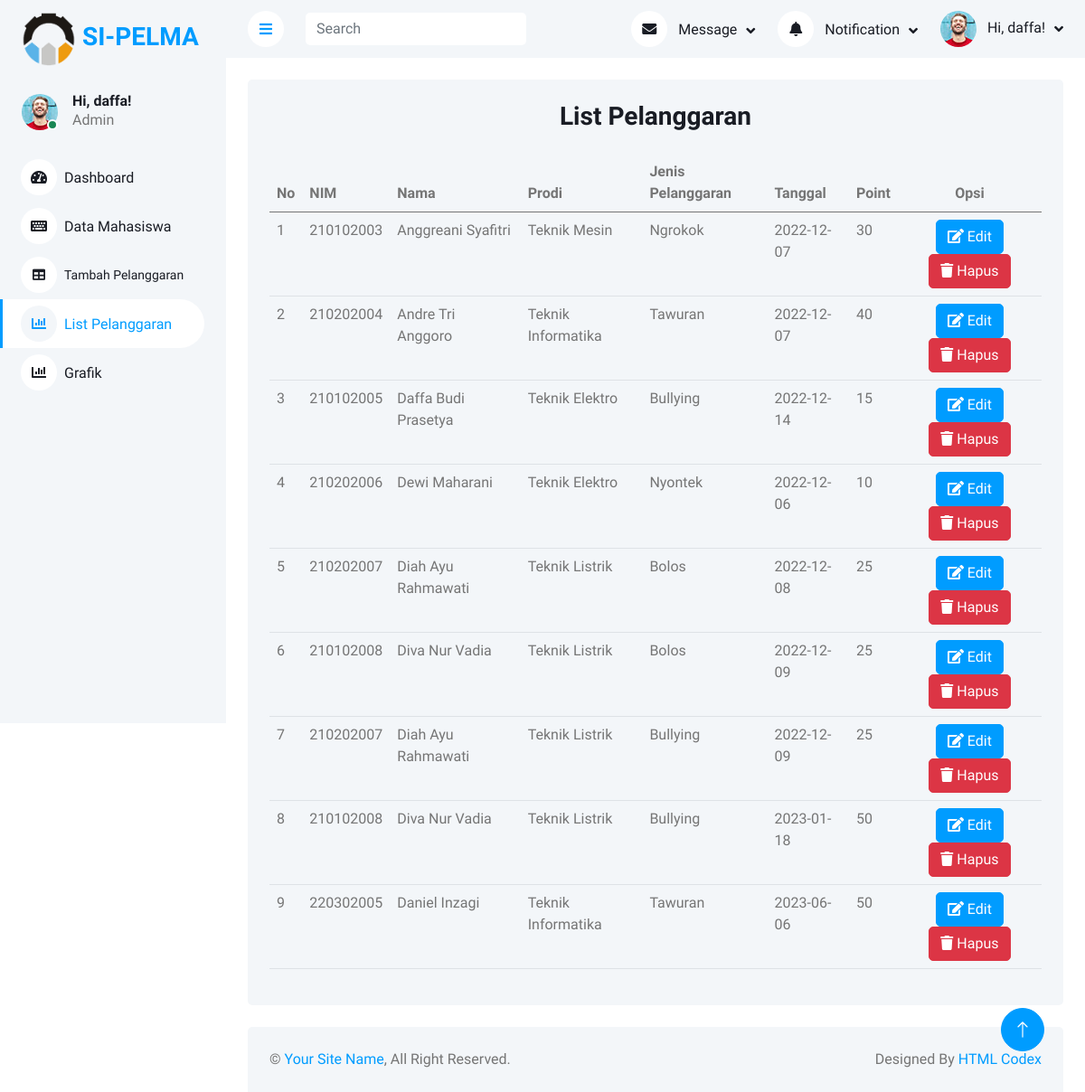
Page /dashboard/list_pelanggaran.php (signed in) on the committed database.
### tables this page shows
CREATE TABLE `pelanggaran` (
  `id_pelanggaran` int(11) NOT NULL,
  `nim` int(11) NOT NULL,
  `tanggal` date NOT NULL,
  `jenis_pelanggaran` varchar(100) NOT NULL,
  `point` int(3) NOT NULL
);

CREATE TABLE `mahasiswa` (
  `nim` int(11) NOT NULL,
  `nama` varchar(100) NOT NULL,
  `jk` varchar(20) NOT NULL,
  `prodi` varchar(100) NOT NULL,
  `alamat` varchar(100) NOT NULL
);

### function/functions.php (called while the page is built, shortened)
<?php
$conn = mysqli_connect("localhost", "root", "", "sipelma");
function queryListPelanggaran()
{
    global $conn;
    $query = "SELECT * FROM pelanggaran, mahasiswa WHERE pelanggaran.nim = mahasiswa.nim ORDER BY id_pelanggaran ASC";
    $result = mysqli_query($conn, $query);
    $rows = [];
    while ($row = mysqli_fetch_assoc($result)) {
        $rows[] = $row;
    }
    return $rows;
}

### dashboard/list_pelanggaran.php (the view, shortened to what this page needs)
<?php
require '../function/functions.php';
$pelanggaran = queryListPelanggaran();
?>
<!DOCTYPE html>
<html lang="en">
<head>
     <link href="https://cdnjs.cloudflare.com/ajax/libs/font-awesome/5.10.0/css/all.min.css" rel="stylesheet">
     <link href="https://cdn.jsdelivr.net/npm/bootstrap-icons@1.4.1/font/bootstrap-icons.css" rel="stylesheet">
     <link href="lib/owlcarousel/assets/owl.carousel.min.css" rel="stylesheet">
     <link href="lib/tempusdominus/css/tempusdominus-bootstrap-4.min.css" rel="stylesheet" />
     <link href="css/bootstrap.min.css" rel="stylesheet">
     <link href="css/style.css" rel="stylesheet">
</head>
<body>
     <div class="container-xxl position-relative bg-white d-flex p-0">
          <div class="sidebar pe-4 pb-3">
               <nav class="navbar bg-light navbar-light">
                    <a href="dashboard.php" class="navbar-brand mx-4 mb-3">
                         <h3 class="text-primary"> <img src="img/icon_pnc.png" alt="pnc"
                                   style="width: 60px; height: 60px;"> SI-PELMA</h3>
                    </a>
                    <div class="d-flex align-items-center ms-4 mb-4">
                         <div class="position-relative">
                              <img class="rounded-circle" src="img/user.jpg" alt="" style="width: 40px; height: 40px;">
                              <div
                                   class="bg-success rounded-circle border border-2 border-white position-absolute end-0 bottom-0 p-1">
                              </div>
                         </div>
                         <div class="ms-3">
                              <h6 class="mb-0"><span><?php echo 'Hi, ' . $_SESSION['username'] . '!' ?></span></h6>
                              <span>Admin</span>
                         </div>
                    </div>
                    <div class="navbar-nav w-100">
                         <a href="dashboard.php" class="nav-item nav-link"><i
                                   class="fa fa-tachometer-alt me-2"></i>Dashboard</a>
                         <a href="data_mahasiswa.php" class="nav-item nav-link"><i class="fa fa-keyboard me-2"></i>Data
                              Mahasiswa</a>
                         <a href="tambah_pelanggaran.php" class="nav-item nav-link" style="font-size: 14px;"><i
                                   class="fa fa-table me-2"></i>Tambah
                              Pelanggaran</a>
                         <a href="list_pelanggaran.php" class="nav-item nav-link active"><i
                                   class="fa fa-chart-bar me-2"></i>List
                              Pelanggaran</a>
                         <a href="grafik.php" class="nav-item nav-link"><i class="fa fa-chart-bar me-2"></i>Grafik</a>
                    </div>
               </nav>
          </div>
          <div class="content">
               <nav class="navbar navbar-expand bg-light navbar-light sticky-top px-4 py-0">
                    <a href="#" class="sidebar-toggler flex-shrink-0">
                         <i class="fa fa-bars"></i>
                    </a>
                    <form class="d-none d-md-flex ms-4">
                         <input class="form-control border-0" type="search" placeholder="Search">
                    </form>
                    <div class="navbar-nav align-items-center ms-auto">
                         <div class="nav-item dropdown">
                              <a href="#" class="nav-link dropdown-toggle" data-bs-toggle="dropdown">
                                   <i class="fa fa-envelope me-lg-2"></i>
                                   <span class="d-none d-lg-inline-flex">Message</span>
                              </a>
                         </div>
                         <div class="nav-item dropdown">
                              <a href="#" class="nav-link dropdown-toggle" data-bs-toggle="dropdown">
                                   <i class="fa fa-bell me-lg-2"></i>
                                   <span class="d-none d-lg-inline-flex">Notification</span>
                              </a>
                         </div>
                         <div class="nav-item dropdown">
                              <a href="#" class="nav-link dropdown-toggle" data-bs-toggle="dropdown">
                                   <img class="rounded-circle me-lg-2" src="img/user.jpg" alt=""
                                        style="width: 40px; height: 40px;">
                                   <span
                                        class="d-none d-lg-inline-flex"><span><?php echo 'Hi, ' . $_SESSION['username'] . '!' ?></span></span>
                              </a>
                         </div>
                    </div>
               </nav>
               <div class="container-fluid pt-4 px-4">
                    <div class="row g-4">
                         <div class="col-12">
                              <div class="bg-light rounded h-100 p-4">
                                   <h3 class="mb-4" style="text-align: center;">List Pelanggaran</h3>
                                   <div class="table-responsive">
                                        <table class="table table-stripped table-hover datatab">
                                             <thead>
                                                  <tr>
                                                       <th scope="col">No</th>
                                                       <th scope="col">NIM</th>
                                                       <th scope="col">Nama</th>
                                                       <th scope="col">Prodi</th>
                                                       <th scope="col">Jenis Pelanggaran</th>
                                                       <th scope="col">Tanggal</th>
                                                       <th scope="col">Point</th>
                                                       <th scope="col" style="text-align: center;">Opsi</th>
                                                  </tr>
                                             </thead>
                                             <?php $i = 1; ?>
                                             <tbody>
                                                  <?php
                                                  foreach ($pelanggaran as $row) {
                                                  ?>
                                                  <tr>
                                                       <td><?= $i; ?></td>
                                                       <td><?= $row["nim"]; ?></td>
                                                       <td><?= $row["nama"]; ?></td>
                                                       <td><?= $row["prodi"]; ?></td>
                                                       <td><?= $row["jenis_pelanggaran"]; ?></td>
                                                       <td><?= $row["tanggal"]; ?></td>
                                                       <td><?= $row["point"]; ?></td>
                                                       <td style="text-align: center;">
                                                            <a href="edit_pelanggaran.php?id_pelanggaran=<?= $row["id_pelanggaran"]; ?>"
                                                                 class="btn btn-primary"><i class="fas fa-edit"></i>
                                                                 Edit</a>
                                                            <a href="hapus_pelanggaran.php?id_pelanggaran=<?= $row["id_pelanggaran"]; ?>"
                                                                 onclick="return confirm('Yakin Anda Akan Mengahapus Data Ini?')"
                                                                 class="btn btn-danger"><i class="fas fa-trash"></i>
                                                                 Hapus</a>
                                                       </td>
                                                  </tr>
                                                  <?php $i++; ?>
                                                  <?php }
                                                  ?>
                                             </tbody>
                                        </table>
                                   </div>
                              </div>
                         </div>
                    </div>
               </div>
               <div class="container-fluid pt-4 px-4">
                    <div class="bg-light rounded-top p-4">
                         <div class="row">
                              <div class="col-12 col-sm-6 text-center text-sm-start">
                                   &copy; <a href="#">Your Site Name</a>, All Right Reserved.
                              </div>
                              <div class="col-12 col-sm-6 text-center text-sm-end">
                                   Designed By <a href="https://htmlcodex.com">HTML Codex</a>
                              </div>
                         </div>
                    </div>
               </div>
          </div>
          <a href="#" class="btn btn-lg btn-primary btn-lg-square back-to-top"><i class="bi bi-arrow-up"></i></a>
     </div>
</body>
</html>

### dashboard/css/style.css (style rules this page uses)
:root { --primary: #009CFF; --light: #F3F6F9; --dark: #191C24; }
.back-to-top { position: fixed; display: none; right: 45px; bottom: 45px; z-index: 99; }
.btn { transition: .5s; }
.btn.btn-primary { color: #FFFFFF; }
.btn-lg-square { width: 48px; height: 48px; }
.btn-square, .btn-sm-square, .btn-lg-square { padding: 0; display: inline-flex; align-items: center; justify-content: center; font-weight: normal; border-radius: 50px; }
.sidebar { position: fixed; top: 0; left: 0; bottom: 0; width: 250px; height: 100vh; overflow-y: auto; background: var(--light); transition: 0.5s; z-index: 999; }
.content { margin-left: 250px; min-height: 100vh; background: #FFFFFF; transition: 0.5s; }
@media (min-width: 992px) { .sidebar { margin-left: 0; } }
@media (min-width: 992px) { .content { width: calc(100% - 250px); } }
.sidebar .navbar .navbar-nav .nav-link { padding: 7px 20px; color: var(--dark); font-weight: 500; border-left: 3px solid var(--light); border-radius: 0 30px 30px 0; outline: none; }
.sidebar .navbar .navbar-nav .nav-link:hover, .sidebar .navbar .navbar-nav .nav-link.active { color: var(--primary); background: #FFFFFF; border-color: var(--primary); }
.sidebar .navbar .navbar-nav .nav-link i { width: 40px; height: 40px; display: inline-flex; align-items: center; justify-content: center; background: #FFFFFF; border-radius: 40px; }
.sidebar .navbar .navbar-nav .nav-link:hover i, .sidebar .navbar .navbar-nav .nav-link.active i { background: var(--light); }
.content .navbar .navbar-nav .nav-link { margin-left: 25px; padding: 12px 0; color: var(--dark); outline: none; }
.content .navbar .sidebar-toggler, .content .navbar .navbar-nav .nav-link i { width: 40px; height: 40px; display: inline-flex; align-items: center; justify-content: center; background: #FFFFFF; border-radius: 40px; }
.content .navbar .dropdown-toggle::after { margin-left: 6px; vertical-align: middle; border: none; content: "\f107"; font-family: "Font Awesome 5 Free"; font-weight: 900; transition: .5s; }

### rows in the picture
pelanggaran: nim.nim "210102003", nim.nama "Anggreani Syafitri", nim.prodi "Teknik Mesin", jenis_pelanggaran "Ngrokok", tanggal "2022-12-07", point "30"
pelanggaran: nim.nim "210202004", nim.nama "Andre Tri Anggoro", nim.prodi "Teknik Informatika", jenis_pelanggaran "Tawuran", tanggal "2022-12-07", point "40"
pelanggaran: nim.nim "210102005", nim.nama "Daffa Budi Prasetya", nim.prodi "Teknik Elektro", jenis_pelanggaran "Bullying", tanggal "2022-12-14", point "15"
pelanggaran: nim.nim "210202006", nim.nama "Dewi Maharani", nim.prodi "Teknik Elektro", jenis_pelanggaran "Nyontek", tanggal "2022-12-06", point "10"
pelanggaran: nim.nim "210202007", nim.nama "Diah Ayu Rahmawati", nim.prodi "Teknik Listrik", jenis_pelanggaran "Bolos", tanggal "2022-12-08", point "25"
pelanggaran: nim.nim "210102008", nim.nama "Diva Nur Vadia", nim.prodi "Teknik Listrik", jenis_pelanggaran "Bolos", tanggal "2022-12-09", point "25"
pelanggaran: nim.nim "210202007", nim.nama "Diah Ayu Rahmawati", nim.prodi "Teknik Listrik", jenis_pelanggaran "Bullying", tanggal "2022-12-09", point "25"
pelanggaran: nim.nim "210102008", nim.nama "Diva Nur Vadia", nim.prodi "Teknik Listrik", jenis_pelanggaran "Bullying", tanggal "2023-01-18", point "50"
pelanggaran: nim.nim "220302005", nim.nama "Daniel Inzagi", nim.prodi "Teknik Informatika", jenis_pelanggaran "Tawuran", tanggal "2023-06-06", point "50"

### other values in the picture
$_SESSION['username'] "daffa"
